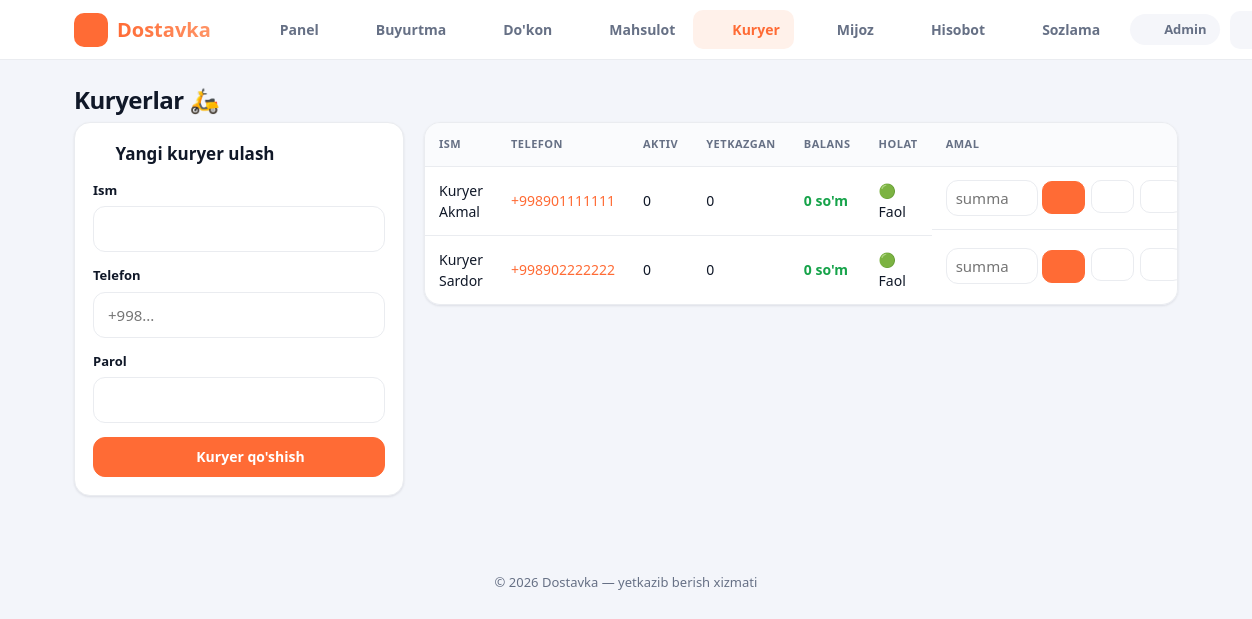
The page /admin/couriers.php (signed in) on the database its author committed.
### tables this page shows
CREATE TABLE users (
    id            INT AUTO_INCREMENT PRIMARY KEY,
    name          VARCHAR(100)  NOT NULL,
    phone         VARCHAR(20)   NOT NULL UNIQUE,
    password      VARCHAR(255)  NOT NULL,
    role          ENUM('customer','courier','admin','store') NOT NULL DEFAULT 'customer',
    is_active     TINYINT(1)    NOT NULL DEFAULT 1,
    balance       DECIMAL(12,2) NOT NULL DEFAULT 0,
    cashback_balance DECIMAL(12,2) NOT NULL DEFAULT 0,
    lat           DECIMAL(10,7) NULL,
    lng           DECIMAL(10,7) NULL,
    last_seen     TIMESTAMP     NULL,
    created_at    TIMESTAMP     NOT NULL DEFAULT CURRENT_TIMESTAMP
);

### config/db.php (called while the page is built, shortened)
<?php
function db(): PDO
{
    static $pdo = null;
    if ($pdo instanceof PDO) {
        return $pdo;
    }
    $dsn = sprintf(
        'mysql:host=%s;port=%s;dbname=%s;charset=utf8mb4',
        DB_HOST, DB_PORT, DB_NAME
    );
    try {
        $pdo = new PDO($dsn, DB_USER, DB_PASS, [
            PDO::ATTR_ERRMODE            => PDO::ERRMODE_EXCEPTION,
            PDO::ATTR_DEFAULT_FETCH_MODE => PDO::FETCH_ASSOC,
            PDO::ATTR_EMULATE_PREPARES   => false,
        ]);
    } catch (PDOException $e) {
        error_log('DB connection error: ' . $e->getMessage());
        http_response_code(500);
        if (PHP_SAPI !== 'cli'
            && str_contains($_SERVER['HTTP_ACCEPT'] ?? '', 'application/json')) {
            header('Content-Type: application/json; charset=utf-8');
            echo json_encode(['ok' => false, 'error' => 'server_error']);
        } else {
            die('Server xatosi. Iltimos keyinroq urinib ko\'ring.');
        }
        exit;
    }
    return $pdo;
}

### admin/couriers.php (the view, shortened to what this page needs)
<?php
require_once __DIR__ . '/../includes/functions.php';
require_role('admin');
$couriers = db()->query(
    'SELECT u.*,
            (SELECT COUNT(*) FROM orders o WHERE o.courier_id=u.id) AS total_orders,
            (SELECT COUNT(*) FROM orders o WHERE o.courier_id=u.id AND o.status="delivered") AS done_orders,
            (SELECT COUNT(*) FROM orders o WHERE o.courier_id=u.id AND o.status IN ("accepted","picked_up","on_way")) AS active_orders
     FROM users u WHERE u.role="courier" ORDER BY u.created_at DESC'
)->fetchAll();
require __DIR__ . '/../includes/header.php';
?>
<h1 class="page-title">Kuryerlar 🛵</h1>
<div class="admin-layout">
    <div class="card form-card">
        <h2><?= icon('plus',18) ?> Yangi kuryer ulash</h2>
        <form method="post">
            <label class="field"><span>Ism</span><input type="text" name="name" required></label>
            <label class="field"><span>Telefon</span><input type="tel" name="phone" placeholder="+998..." required></label>
            <label class="field"><span>Parol</span><input type="text" name="password" required></label>
            <button class="btn primary block"><?= icon('truck',16) ?> Kuryer qo'shish</button>
        </form>
    </div>
    <div class="table-wrap">
        <table class="table">
            <thead><tr><th>Ism</th><th>Telefon</th><th>Aktiv</th><th>Yetkazgan</th><th>Balans</th><th>Holat</th><th>Amal</th></tr></thead>
            <tbody>
            <?php foreach ($couriers as $c): ?>
                <tr>
                    <td><?= e($c['name']) ?></td>
                    <td><a href="tel:<?= e($c['phone']) ?>"><?= e($c['phone']) ?></a></td>
                    <td><?= $c['active_orders'] ?></td>
                    <td><?= $c['done_orders'] ?></td>
                    <td style="font-weight:700;color:var(--green)"><?= money($c['balance']) ?></td>
                    <td><?= $c['is_active'] ? '🟢 Faol' : '🔴 Blok' ?></td>
                    <td class="row-actions">
                        <form method="post" class="inline-form" style="gap:4px">
                            <input type="number" name="amount" placeholder="summa" step="1000" min="0" style="width:92px;padding:7px 9px" required>
                            <button class="btn sm primary" title="Balansni to'ldirish"><?= icon('plus',15) ?></button>
                        </form>
                        <form method="post" data-confirm="<?= e($c['name']) ?> ga <?= money($c['balance']) ?> to'lansinmi? Balans nollanadi.">
                            <button class="btn sm" title="To'lab, nollash" <?= $c['balance'] <= 0 ? 'disabled' : '' ?>><?= icon('wallet',15) ?></button>
                        </form>
                        <form method="post">
                            <button class="btn sm" title="Faollik"><?= $c['is_active'] ? icon('x',15) : icon('check',15) ?></button>
                        </form>
                    </td>
                </tr>
            <?php endforeach; ?>
            </tbody>
        </table>
    </div>
</div>
<?php require __DIR__ . '/../includes/footer.php'; ?>

### includes/header.php (shortened to what this page needs)
<?php
require_once __DIR__ . '/functions.php';
$u = current_user();
$cur = $_SERVER['PHP_SELF'] ?? '';
$navItems = [];
if ($u) {
    if ($u['role'] === 'customer') {
        $navItems = [
            ['/index.php',  'home',    'Bosh'],
            ['/cart.php',   'cart',    'Savat',  cart_count()],
            ['/orders.php', 'package', 'Buyurtma'],
            ['/profile.php','user',    'Profil'],
        ];
    } elseif ($u['role'] === 'admin') {
        $navItems = [
            ['/admin/index.php',    'dashboard','Panel'],
            ['/admin/orders.php',   'list',     'Buyurtma'],
            ['/admin/stores.php',   'box',      'Do\'kon'],
            ['/admin/products.php', 'package',  'Mahsulot'],
            ['/admin/couriers.php', 'truck',    'Kuryer'],
            ['/admin/customers.php','user',     'Mijoz'],
            ['/admin/stats.php',    'chart',    'Hisobot'],
            ['/admin/settings.php', 'settings', 'Sozlama'],
        ];
    }
}
?>
<!DOCTYPE html>
<html lang="uz">
<head>
    <link rel="stylesheet" href="/assets/css/style.css">
</head>
<body class="<?= $u ? 'role-' . e($u['role']) : 'guest' ?>">
<header class="topbar">
    <div class="topbar-inner">
        <a class="brand" href="<?= $u ? role_home($u['role']) : '/index.php' ?>">
            <span class="brand-logo"><?= icon('truck', 20) ?></span>
            <span>Dostavka</span>
        </a>
        <?php if ($u): ?>
            <nav class="nav-desktop">
                <?php foreach ($navItems as $it): ?>
                    <a href="<?= e($it[0]) ?>" class="<?= str_contains($cur, ltrim($it[0], '/')) ? 'active' : '' ?>">
                        <?= icon($it[1], 18) ?><span><?= e($it[2]) ?></span>
                    </a>
                <?php endforeach; ?>
            </nav>
            <div class="topbar-right">
                <span class="user-chip"><?= icon('user', 15) ?> <?= e($u['name']) ?></span>
                <a class="icon-btn" href="/logout.php" title="Chiqish"><?= icon('logout', 18) ?></a>
            </div>
        <?php endif; ?>
    </div>
</header>
<main class="container">

### includes/functions.php (shortened to what this page needs)
<?php
require_once __DIR__ . '/../config/db.php';
function e(?string $v): string
{
    return htmlspecialchars((string)$v, ENT_QUOTES, 'UTF-8');
}
function money($v): string
{
    return number_format((float)$v, 0, '.', ' ') . " so'm";
}
function current_user(): ?array
{
    static $user = null;
    if ($user === null) {
        $stmt = db()->prepare('SELECT * FROM users WHERE id = ? LIMIT 1');
        $stmt->execute([$_SESSION['user_id']]);
        $user = $stmt->fetch() ?: null;
    }
    return $user;
}
function is_logged_in(): bool
{
    return current_user() !== null;
}
function require_login(): void
{
    if (!is_logged_in()) {
        redirect('/login.php');
    }
}
function require_role(string ...$roles): void
{
    require_login();
}
function role_home(string $role): string
{
    return match ($role) {
        'admin'   => '/admin/index.php',
        'courier' => '/courier/index.php',
        'store'   => '/store/index.php',
        default   => '/index.php',
    };
}
function icon(string $name, int $size = 22): string
{
    $p = $paths[$name] ?? $paths['box'];
    return '<svg class="ic" width="' . $size . '" height="' . $size . '" viewBox="0 0 24 24" '
         . 'fill="none" stroke="currentColor" stroke-width="2" stroke-linecap="round" '
         . 'stroke-linejoin="round" aria-hidden="true">' . $p . '</svg>';
}

### assets/css/style.css (style rules this page uses)
:root { --bg:#f3f5fa; --card:#ffffff; --text:#101828; --muted:#667085; --primary:#ff6b35; --primary-d:#e85a26; --primary-l:#fff1ea; --green:#16a34a; --blue:#2563eb; --purple:#7c3aed; --amber:#f59e0b; --red:#ef4444; --line:#eaecf0; --radius:16px; --radius-sm:10px; --shadow:0 1px 3px rgba(16,24,40,.06),0 1px 2px rgba(16,24,40,.04); --shadow-md:0 8px 24px rgba(16,24,40,.08); --safe-bottom:env(safe-area-inset-bottom,0px); }
* { box-sizing:border-box;-webkit-tap-highlight-color:transparent }
html,body { margin:0;padding:0 }
body { font-family:'Segoe UI',-apple-system,system-ui,Roboto,Arial,sans-serif; background:var(--bg);color:var(--text);line-height:1.5;font-size:15px; -webkit-font-smoothing:antialiased; }
a { color:var(--primary);text-decoration:none }
.ic { display:inline-block;vertical-align:middle;flex-shrink:0 }
h1,h2,h3 { margin:0 }
.topbar { position:sticky;top:0;z-index:60;background:#fff;border-bottom:1px solid var(--line) }
.topbar-inner { max-width:1140px;margin:0 auto;display:flex;align-items:center;gap:16px;padding:10px 18px }
.brand { display:flex;align-items:center;gap:9px;font-size:20px;font-weight:800;color:var(--text) }
.brand-logo { display:grid;place-items:center;width:34px;height:34px;border-radius:10px;background:var(--primary);color:#fff }
.brand span:last-child { background:linear-gradient(90deg,var(--primary),#ff9466);-webkit-background-clip:text;background-clip:text;-webkit-text-fill-color:transparent }
.nav-desktop { display:flex;gap:4px;margin-left:14px }
.nav-desktop a { display:flex;align-items:center;gap:7px;padding:9px 14px;border-radius:10px;color:var(--muted);font-weight:600;font-size:14px;position:relative }
.nav-desktop a.active { background:var(--primary-l);color:var(--primary) }
.topbar-right { margin-left:auto;display:flex;align-items:center;gap:10px }
.user-chip { display:inline-flex;align-items:center;gap:6px;background:#f5f6fa;border-radius:30px;padding:6px 13px;font-size:13px;font-weight:600;color:var(--muted) }
.icon-btn { display:grid;place-items:center;width:38px;height:38px;border-radius:10px;color:var(--muted);background:#f5f6fa }
.container { max-width:1140px;margin:0 auto;padding:22px 18px calc(40px + var(--safe-bottom)) }
.page-title { font-size:24px;font-weight:800;margin-bottom:4px;letter-spacing:-.02em }
.btn { display:inline-flex;align-items:center;justify-content:center;gap:7px;border:1px solid var(--line); background:#fff;color:var(--text);padding:11px 18px;border-radius:12px;cursor:pointer; font-weight:700;font-size:14px;font-family:inherit;transition:.15s;line-height:1 }
.btn.primary { background:var(--primary);border-color:var(--primary);color:#fff }
.btn.sm { padding:8px 13px;font-size:13px;border-radius:10px }
.btn.block { display:flex;width:100%;margin-top:10px }
.card { background:var(--card);border-radius:var(--radius);box-shadow:var(--shadow);padding:18px;border:1px solid var(--line) }
.field { display:block;margin-bottom:14px;font-weight:600;font-size:13px;color:var(--text) }
.field span { display:block;margin-bottom:6px }
input,select,textarea { width:100%;padding:12px 14px;border:1px solid var(--line);border-radius:12px; font-size:15px;font-family:inherit;background:#fff;transition:.15s }
.inline-form { display:flex;gap:8px;align-items:center;margin:0 }
.inline-form input,.inline-form select { margin:0 }
.admin-layout { display:grid;grid-template-columns:330px 1fr;gap:20px;align-items:start }
.form-card h2 { font-size:17px;margin-bottom:14px }
.table-wrap { overflow-x:auto;border-radius:var(--radius);box-shadow:var(--shadow);border:1px solid var(--line) }
.table { width:100%;border-collapse:collapse;background:#fff;min-width:540px }
.table th,.table td { padding:13px 14px;text-align:left;border-bottom:1px solid var(--line);font-size:14px;vertical-align:middle }
.table tr:last-child td { border-bottom:none }
.table th { background:#fafbfd;font-size:11px;text-transform:uppercase;letter-spacing:.5px;color:var(--muted);font-weight:700 }
.row-actions { display:flex;gap:6px }
.row-actions form { margin:0 }

### rows shown on the page
users: name "Admin"
users: name "Kuryer Akmal", phone "+998901111111", active_orders "0", done_orders "0", balance "0 so'm", is_active "🟢 Faol", $size 15 (drawn)
users: name "Kuryer Sardor", phone "+998902222222", active_orders "0", done_orders "0", balance "0 so'm", is_active "🟢 Faol", $size 15 (drawn)

### other values the page prints
$it[2] "Panel"
$it[2] "Buyurtma"
$it[2] "Do'kon"
$it[2] "Mahsulot"
$it[2] "Kuryer"
$it[2] "Mijoz"
$it[2] "Hisobot"
$it[2] "Sozlama"
